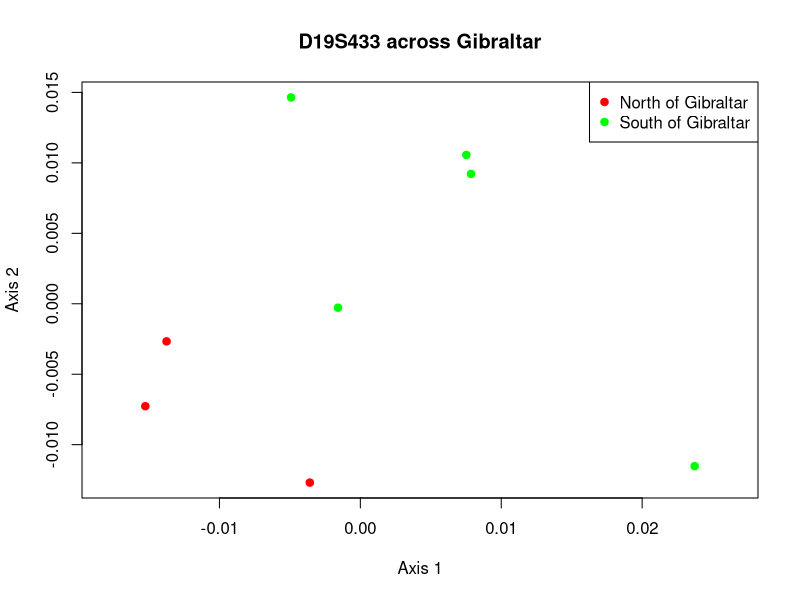

Write R code to recreate this figure.

# read input into R data frame
reynolds_frame <- read.table(file="locus_D19S433.mat",fill=TRUE,header=TRUE)

# make distance matrix and change into R dist object 
reynolds_matrix <- as.matrix(reynolds_frame)
reynolds_dist <- as.dist(reynolds_matrix)

# define colors to identify regions
region_colors <- rep("green",times=nrow(reynolds_frame))
region_colors[grep("Spain",colnames(reynolds_frame))] <- "red"

# required R library for this MDS
require(vegan)

# run the MDS
D19S433_MDS <- metaMDS(reynolds_dist)

# open PNG device to output graphic in PNG format
png(file="D19S433_MDS_plot.png")

# create the plot
plot(D19S433_MDS,type="n",xlab="Axis 1", ylab="Axis 2", main="D19S433 across Gibraltar")

# add the points
points(D19S433_MDS,pch=19,col=region_colors)

# add a legend
legend("topright", legend=c("North of Gibraltar", "South of Gibraltar"), pch=19, col=c("red", "green"))

# close the PNG device
dev.off()
